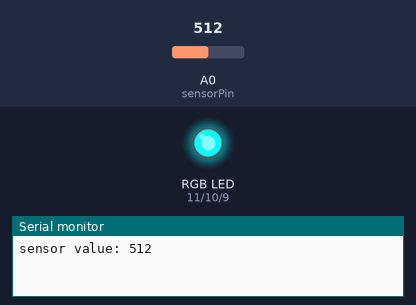
The program below on a simulated Arduino Uno, built with avr-gcc and run on an emulated ATmega328P. On the bench: an RGB LED mixed from three pins (HIGH = lit), the last lines printed to the serial monitor. The inputs (shaded band) are chosen by the test bench; at power-on: A0 (sensorPin) = 512.

Above: at 0.9 s.
2.5 s: A0 (sensorPin) set to 17
At 2.7 s:
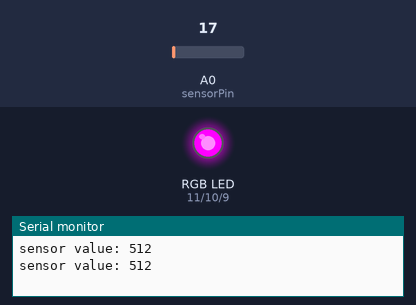
6.0 s: A0 (sensorPin) set to 14
At 7.4 s:
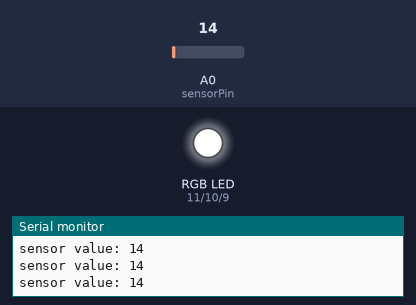
8.2 s: A0 (sensorPin) set to 122
At 8.3 s:
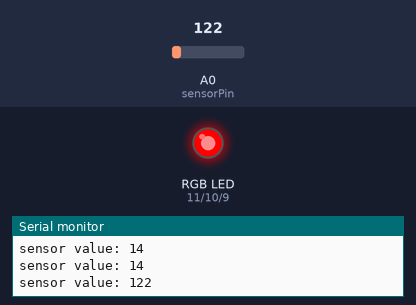
Timing chart, 0 to 17.7 s (numbered marks = the images above; inputs shaded):
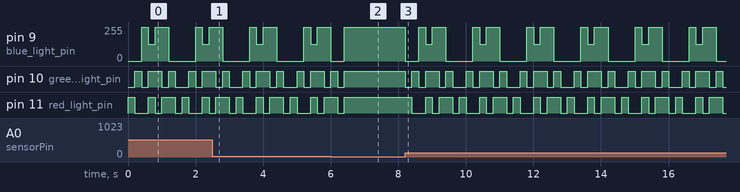

The program:

main.cpp
```cpp
/**********************************************************************
 Include Files
 *********************************************************************/
#include <Arduino.h>

/**********************************************************************
 Public Data
 *********************************************************************/
int sensorValue = 0;
int sensorPin = A0;
int red_light_pin= 11;
int green_light_pin = 10;
int blue_light_pin = 9;

/**********************************************************************
 Public Functions
 *********************************************************************/

/**********************************************************************
 Name: RGB_color

 Description:
  Writes the numerical representation of colors on designated
  RGB Pins

 Input Parameters:
  red_light_value - determines whether red LED is ON (255) or OFF (0)
  blue_light_value - determines whether blue LED is ON (255) or OFF (0)
  green_light_value - determines whether green LED is ON (255) or OFF (0)

 Returned Value:
  None

 Assumptions / Limitations:
  None
**********************************************************************/
void RGB_color(int red_light_value, int green_light_value, int blue_light_value)
 {
  analogWrite(red_light_pin, red_light_value);
  analogWrite(green_light_pin, green_light_value);
  analogWrite(blue_light_pin, blue_light_value);
}

/**********************************************************************
 Name: setup

 Description:
  Function that only executed at startup

 Input Parameters:
  None

 Returned Value:
  None

 Assumptions / Limitations:
  None
**********************************************************************/
void setup() {
  Serial.begin(9600);
  // put your setup code here, to run once:
  pinMode(red_light_pin, OUTPUT);
  pinMode(green_light_pin, OUTPUT);
  pinMode(blue_light_pin, OUTPUT);
  RGB_color(255, 255, 255); // White
}

/**********************************************************************
 Name: loop

 Description:
  Function that is being executed repeatedly

 Input Parameters:
  None

 Returned Value:
  None

 Assumptions / Limitations:
  None
**********************************************************************/
void loop() {
  // put your main code here, to run repeatedly:
  sensorValue = analogRead(sensorPin);
  Serial.print("sensor value: ");
  Serial.println(sensorValue);
  if (sensorValue > 15)
  {
    RGB_color(255, 0, 0); // Red
    delay(200);
    RGB_color(0, 255, 0); // Green
    delay(200);
    RGB_color(0, 0, 255); // Blue
    delay(200);
    RGB_color(255, 255, 125); // Raspberry
    delay(200);
    RGB_color(0, 255, 255); // Cyan
    delay(200);
    RGB_color(255, 0, 255); // Magenta
    delay(200);
    RGB_color(255, 255, 0); // Yellow
    delay(200);
    RGB_color(0, 0, 0); // White
    delay(200);
  }
  else
  {
    RGB_color(255, 255, 255); // White
    delay(300);
  }
}
```

Measured:
- the behaviour switches between 16 and 15 on A0 (sensorPin) (found by bisection; images 1 and 2)
- after the input at 6.0 s, pin 11 (red_light_pin): goes on until 6.4 s, then stays HIGH
- after the input at 8.2 s, pin 9 (blue_light_pin): 255/255 → 0/255 at once, then repeats every 1.6 s: 255/255 0.20 s, 125/255 0.20 s, 255/255 0.40 s, 0/255 0.80 s; pin 10 (green_light_pin): HIGH → LOW at once, then repeats every 1.6 s: HIGH 0.20 s, LOW 0.20 s, HIGH 0.40 s, LOW 0.20 s, HIGH 0.20 s, LOW 0.40 s
